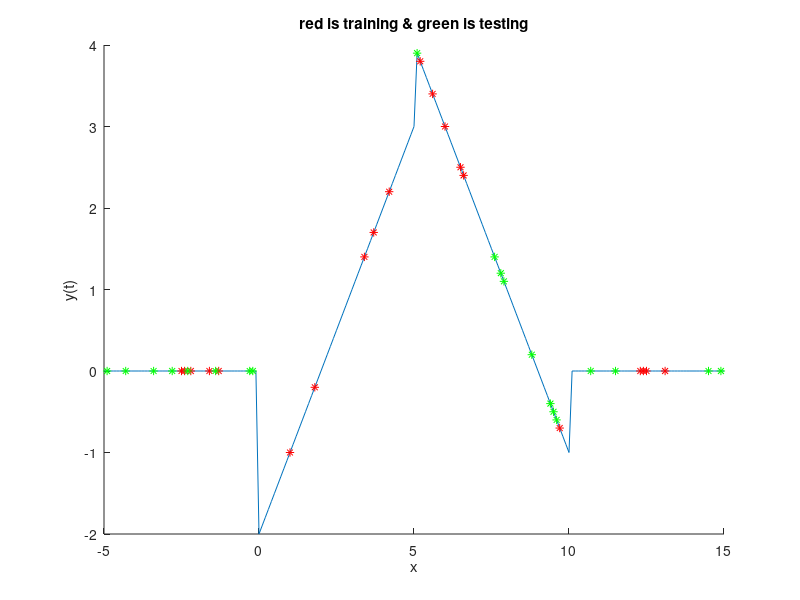
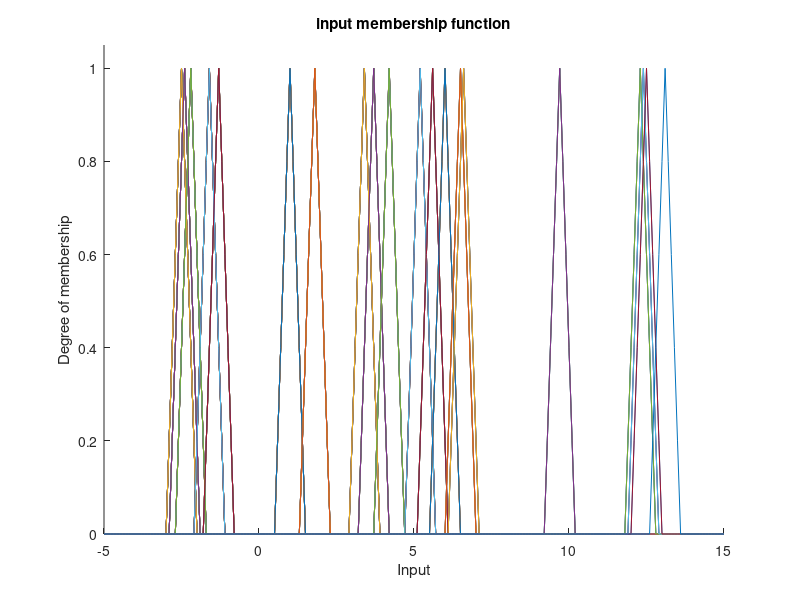
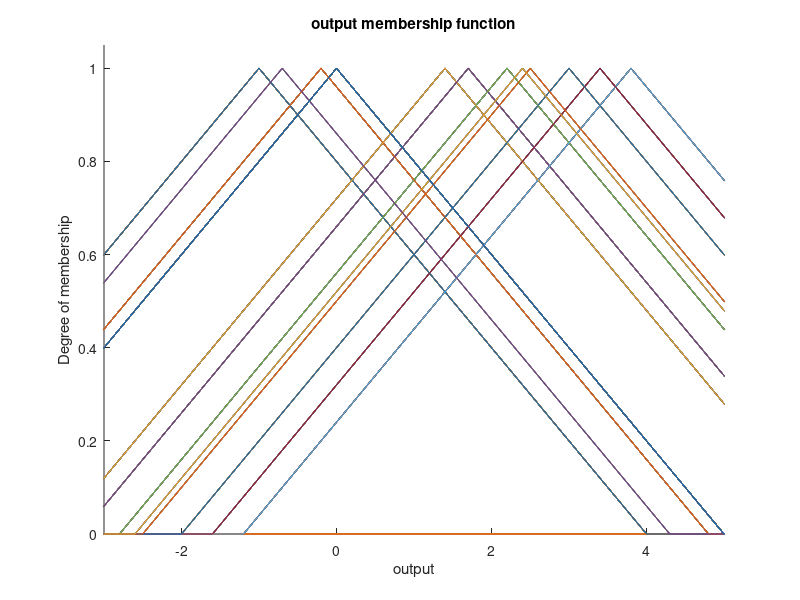
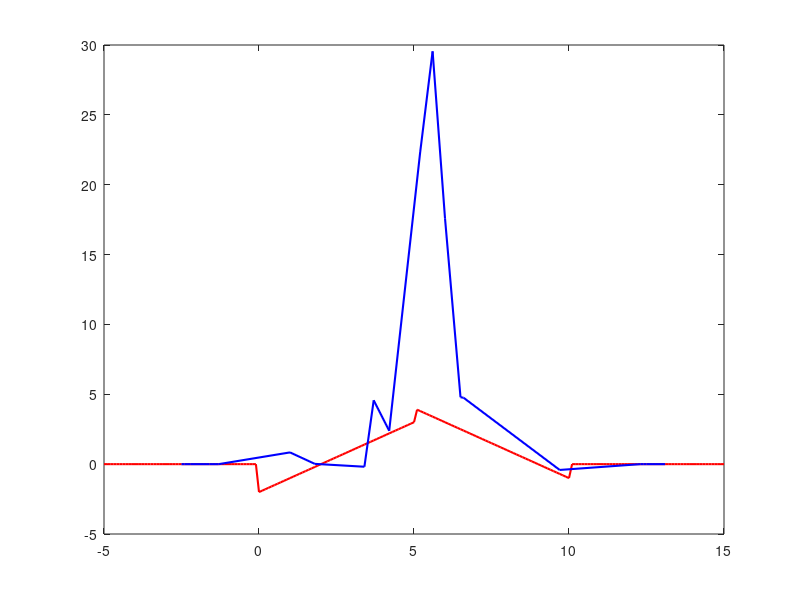

Here is the MATLAB script that generated these plots, in order:
clc
clear
close all

%Q_3_a)

% Define the function
x = linspace(-5,15,201);
y = zeros(size(x));
y(x>=0 & x<=5) = x(x>=0 & x<=5) - 2;
y(x>5 & x<=10) = 9 - x(x>5 & x<=10);

hold on
figure(1)
plot(x,y);
xlabel('x');
ylabel('y(t)');
%Q_3_b)
sample = randsample(length(x) ,40);
sample = sort(sample);
sample_input = x(sample);
sample_output = y(sample);

train = sort(randsample(40,20));
test = setdiff(1:40,train);
train_in = sample_input(train);
train_out = sample_output(train);
test_in = sample_input(test);
test_out = sample_output(test);
title('red is training & green is testing')
plot(train_in, train_out, '*','color', 'r');
plot(test_in, test_out, '*', 'color', 'g');
hold off
 
%Q_3_c)
    % Partition input universe
num_rules = 20;
input_mf = zeros(num_rules, length(x));

for i = 1 : num_rules
    
    input_mf(i,:) = trimf(x,[train_in(i)-0.5 ,train_in(i), train_in(i)+0.5]);
    figure(2)
    hold on
    plot(x, input_mf)
    title('input membership function')
    xlabel('Input')
    ylabel('Degree of membership')
    xlim auto
    ylim([0 1.05])
end
 hold off



    % Partition output universe
 output_mf = zeros(num_rules, length(y));

 for j = 1 : num_rules
    
    output_mf(j,:) = trimf(x,[train_out(j)-5 ,train_out(j), train_out(j)+5]);
    figure(3)
    hold on
    plot(x, output_mf)
    title('output membership function')
    xlabel('output')
    ylabel('Degree of membership')
    xlim([-3 5])
    ylim([0 1.05])
 end

%% 

    
%Q_3_d)
% Define the input and output membership functions
input_fuzzy = zeros(num_rules, length(train_in));
for i = 1 : num_rules
        
    for j = 1: length(train_in)
        
        input_fuzzy(i, j) = train_in(j) * input_mf(i, x == train_in(j));

    end


end


output_fuzzy = zeros(num_rules, length(train_out));
for i = 1 : num_rules
        
    for j = 1: length(train_out)
        
        output_fuzzy(i, j) = train_out(j) * output_mf(i, find(y == train_out(j), 1));

    end


end

coeficient = output_fuzzy ./ input_fuzzy;
coeficient(isnan(coeficient)) = 0;
coeficient(isinf(coeficient)) = 0;



%% applying the test samples


y_estimate = zeros(length(test_in), 1);

for i = 1 : length(test_in)

y_estimate(i) = sum(test_in(i) .* coeficient(:,i));

end



figure(4)
plot(x, y, 'r-', 'LineWidth', 1.5)
hold on
plot(train_in, y_estimate, 'b-', 'LineWidth', 1.5)
hold on




